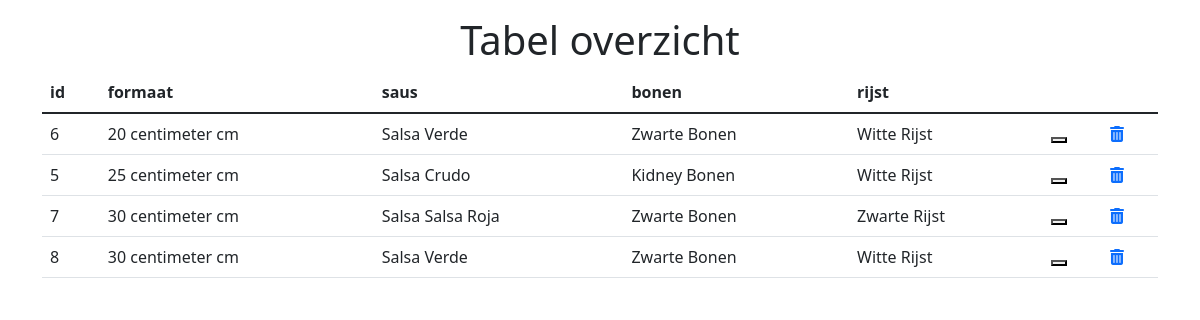
The app's page /read.php with its own data.
### tables this page shows
CREATE TABLE IF NOT EXISTS `burrito` (
  `formaat` varchar(500) NOT NULL,
  `saus` varchar(500) NOT NULL,
  `bonen` varchar(500) NOT NULL,
  `rijst` varchar(500) NOT NULL,
  `id` int(20) NOT NULL AUTO_INCREMENT,
  PRIMARY KEY (`id`)
);

### read.php (the view, shortened to what this page needs)
<?php
try {
    $servername = "localhost";
    $username = "root";
    $password = "";
    $dbname = "pdo_toets_herkansing";
    $conn = new PDO("mysql:host=$servername;dbname=$dbname", $username, $password);
    $conn->setAttribute(PDO::ATTR_ERRMODE, PDO::ERRMODE_EXCEPTION);
    $stmt = $conn->prepare("SELECT * FROM burrito");
    $stmt->execute();
    $resultaat = "";
    foreach ($stmt->fetchAll() as $key => $value) {
        $resultaat .= "
        <tr>
        <td>$value->id</td>
        <td>$value->formaat cm</td>
        <td>$value->saus</td>
        <td>$value->bonen</td>
        <td>$value->rijst</td>
        <td>
        <input type='hidden' name='id' value='$value->id'>
        <button type='submit'></button>
        </form>
        </td>
        <td><a href='delete.php?id=$value->id'><i class='fa-solid fa-trash-can'></i></a></td>
        </tr>
        ";
    }
} catch (ErrorException $e) {
    print("Error: " . $e->getMessage());
}
?>
<!doctype html>
<html lang="en">
<head>
    <link href="https://cdn.jsdelivr.net/npm/bootstrap@5.1.3/dist/css/bootstrap.min.css" rel="stylesheet">
    <link rel="stylesheet" href="https://cdnjs.cloudflare.com/ajax/libs/font-awesome/6.0.0/css/all.min.css">
</head>
<body>
    <div class="container mt-3">
        <h1 class="text-center">Tabel overzicht</h1>
        <table class="table">
            <thead>
                <tr>
                    <th scope="col">id</th>
                    <th scope="col">formaat</th>
                    <th scope="col">saus</th>
                    <th scope="col">bonen</th>
                    <th>rijst</th>
                    <th></th>
                    <th></th>
                </tr>
            </thead>
            <?php echo $resultaat ?>
        </table>
    </div>
</body>
</html>

### records on screen
burrito: id "6", formaat "20 centimeter", saus "Salsa Verde", bonen "Zwarte Bonen", rijst "Witte Rijst"
burrito: id "5", formaat "25 centimeter", saus "Salsa Crudo", bonen "Kidney Bonen", rijst "Witte Rijst"
burrito: id "7", formaat "30 centimeter", saus "Salsa Salsa Roja", bonen "Zwarte Bonen", rijst "Zwarte Rijst"
burrito: id "8", formaat "30 centimeter", saus "Salsa Verde", bonen "Zwarte Bonen", rijst "Witte Rijst"
